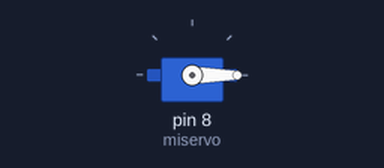
Recording of a sketch running on a simulated Arduino Uno, built with avr-gcc and run on an emulated ATmega328P. Parts: servo.

Above: at 0.05 s.
Timing chart, 0 to 4.6 s (numbered marks = the images above):
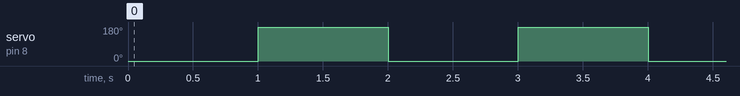

Measured:
- by itself, servo on pin 8 (miservo): alternates 180° for 1.0 s and 0° for 1.0 s

The sketch:

BasicServo.ino
```cpp
#include <Servo.h>

Servo miservo;

void setup() {
  // put your setup code here, to run once:
  miservo.attach(8);
}

void loop() {
  // put your main code here, to run repeatedly:
  miservo.write(0);
  delay(1000);
  miservo.write(180);
  delay(1000);
}
```
